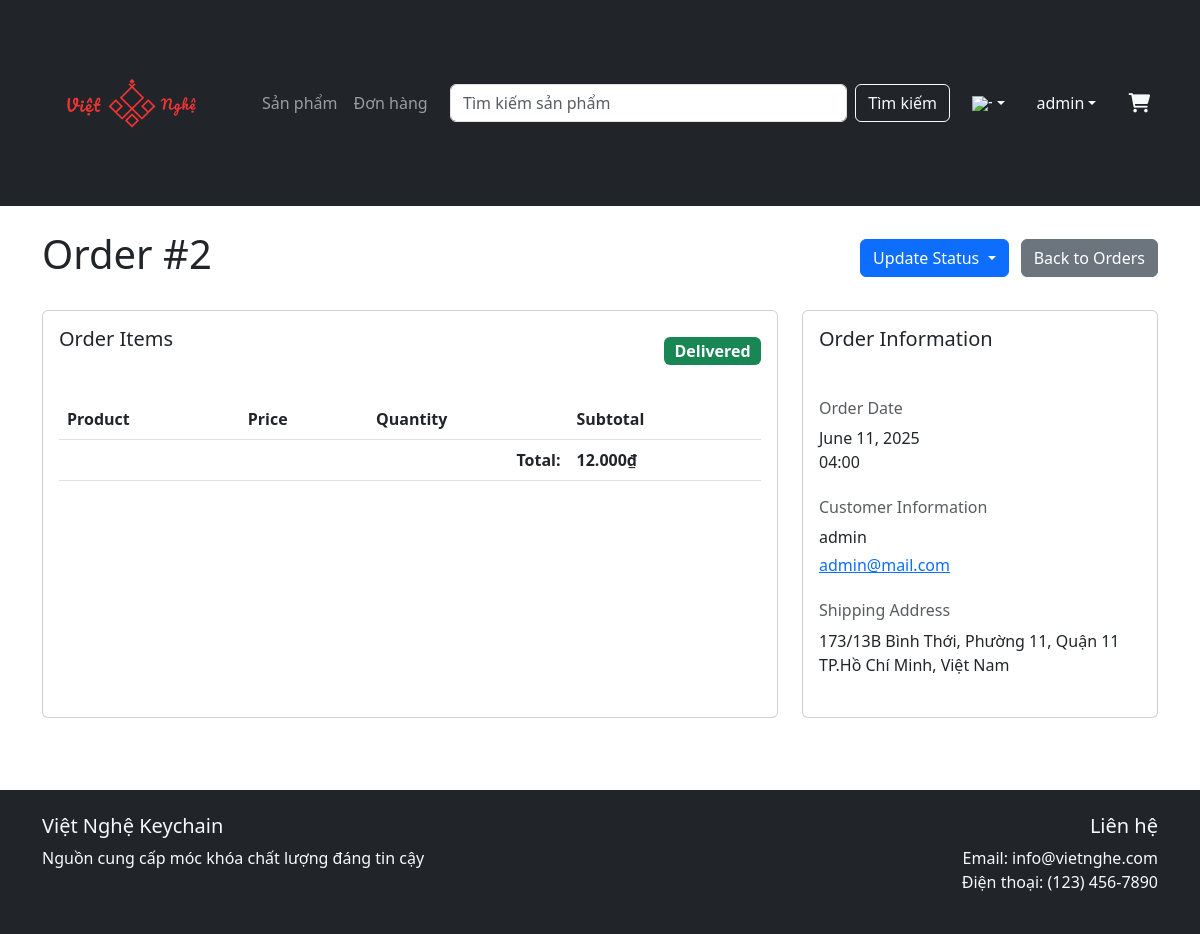
Screenshot of /admin/orders/2 (signed in) with the database file from the repository.
### tables this page shows
CREATE TABLE `orders` (
  `order_id` int(11) NOT NULL,
  `user_id` int(11) NOT NULL,
  `cart_id` int(11) NOT NULL,
  `processed_by` int(11) DEFAULT NULL,
  `order_date` datetime DEFAULT current_timestamp(),
  `total_amount` decimal(8,2) NOT NULL,
  `status` enum('pending','processing','shipped','delivered','cancelled') DEFAULT 'pending',
  `shipping_address` varchar(200) DEFAULT NULL
);

### controllers/Controller.php (called while the page is built, shortened)
<?php
abstract class Controller {
    protected function render($view, $data = []) {
        extract($data);
        $viewPath = __DIR__ . "/../views/{$view}.php";
        require $viewPath;
        $content = ob_get_clean();
        require __DIR__ . "/../views/layouts/main.php";
    }
}

### controllers/AdminController.php (called while the page is built, shortened)
<?php
require_once __DIR__ . '/Controller.php';
require_once __DIR__ . '/../models/Order.php';
class AdminController extends Controller {
    private $userModel;
    private $orderModel;
    public function __construct() {
        $this->userModel = new User();
        $this->orderModel = new Order();
    }
    public function viewOrder($id) {
        $order = $this->orderModel->getOrderDetails($id);
        $user = $this->userModel->findById($order['user_id']);
        $order['customer_name'] = $user['first_name'] . ' ' . $user['last_name'];
        $order['customer_email'] = $user['email'];
        $this->render('admin/orders/view', ['order' => $order]);
    }
    protected function getStatusBadgeClass($status) {
        switch ($status) {
            case 'delivered':
                return 'success';
        }
    }
}

### models/Model.php (called while the page is built, shortened)
<?php
class Model {
    protected $db;
    protected $table;
    protected $primaryKey = 'id';
    public function __construct() {
        global $db;
        $this->db = $db;
    }
    public function findById($id) {
        $sql = "SELECT * FROM {$this->table} WHERE {$this->primaryKey} = ?";
        $stmt = $this->db->prepare($sql);
        $stmt->bind_param("i", $id);
        $stmt->execute();
        $result = $stmt->get_result();
        if ($result && $result->num_rows > 0) {
            return $result->fetch_assoc();
        }
        return null;
    }
}

### models/Order.php (called while the page is built, shortened)
<?php
require_once __DIR__ . '/Model.php';
class Order extends Model {
    protected $table = 'orders';
    protected $primaryKey = 'order_id';
    public function getOrderDetails($orderId) {
        $sql = "SELECT * FROM {$this->table} WHERE {$this->primaryKey} = ?";
        $stmt = $this->db->prepare($sql);
        $stmt->bind_param("i", $orderId);
        $stmt->execute();
        $result = $stmt->get_result();
        $order = $result->fetch_assoc();
        $sql = "SELECT oi.*, p.name, p.image_url, p.deleted
                FROM order_items oi
                JOIN products p ON oi.product_id = p.product_id
                WHERE oi.order_id = ?";
        $stmt = $this->db->prepare($sql);
        $stmt->bind_param("i", $orderId);
        $stmt->execute();
        $result = $stmt->get_result();
        $order['items'] = $result->fetch_all(MYSQLI_ASSOC);
        return $order;
    }
}

### config/helpers.php (called while the page is built, shortened)
<?php
function getCurrentLanguage() {
    return isset($_SESSION['language']) ? $_SESSION['language'] : 'vi';
}
function __($key) {
    $languages = require __DIR__ . '/languages.php';
    $currentLang = getCurrentLanguage();
    return $languages[$currentLang][$key] ?? $key;
}
function getLanguageOptions() {
    return [
        'en' => [
            'name' => 'English',
            'flag' => 'gb'
        ],
        'vi' => [
            'name' => 'Tiếng Việt',
            'flag' => 'vn'
        ]
    ];
}
function formatCurrency($amount, $currency = 'VND') {
    if ($currency === 'VND') {
        return number_format($amount, 0, ',', '.') . '₫';
    } else {
        return '$' . number_format($amount, 2, '.', ',');
    }
}

### views/admin/orders/view.php (the view, shortened to what this page needs)
<div class="row">
    <div class="col-12">
        <div class="d-flex justify-content-between align-items-center mb-4">
            <h1>Order #<?php echo $order['order_id']; ?></h1>
            <div>
                <div class="btn-group me-2">
                    <button type="button" class="btn btn-primary dropdown-toggle" data-bs-toggle="dropdown" aria-expanded="false">
                        Update Status
                    </button>
                </div>
                <a href="<?= $this->basePath ?>/admin/orders" class="btn btn-secondary">
                    <i class="bi bi-arrow-left"></i> Back to Orders
                </a>
            </div>
        </div>
    </div>
</div>
<div class="row">
    <div class="col-md-8">
        <div class="card mb-4">
            <div class="card-body">
                <div class="d-flex justify-content-between align-items-center mb-4">
                    <h5 class="card-title mb-0">Order Items</h5>
                    <span class="badge bg-<?php echo $this->getStatusBadgeClass($order['status']); ?> fs-6">
                        <?php echo ucfirst($order['status']); ?>
                    </span>
                </div>
                <div class="table-responsive">
                    <table class="table">
                        <thead>
                            <tr>
                                <th>Product</th>
                                <th>Price</th>
                                <th>Quantity</th>
                                <th>Subtotal</th>
                            </tr>
                        </thead>
                        <tfoot>
                            <tr>
                                <td colspan="3" class="text-end"><strong>Total:</strong></td>
                                <td><strong><?php echo formatCurrency($order['total_amount']); ?></strong></td>
                            </tr>
                        </tfoot>
                    </table>
                </div>
            </div>
        </div>
    </div>
    <div class="col-md-4">
        <div class="card mb-4">
            <div class="card-body">
                <h5 class="card-title mb-4">Order Information</h5>
                <div class="mb-4">
                    <h6 class="text-muted mb-2">Order Date</h6>
                    <p class="mb-0">
                        <?php echo date('F d, Y', strtotime($order['order_date'])); ?>
                    </p>
                    <p class="mb-0">
                        <?php echo date('H:i', strtotime($order['order_date'])); ?>
                    </p>
                </div>
                <div class="mb-4">
                    <h6 class="text-muted mb-2">Customer Information</h6>
                    <p class="mb-1">
                        <?php echo htmlspecialchars($order['customer_name']); ?>
                    </p>
                    <?php if (isset($order['customer_email'])): ?>
                    <p class="mb-0">
                        <a href="mailto:<?php echo htmlspecialchars($order['customer_email']); ?>">
                            <?php echo htmlspecialchars($order['customer_email']); ?>
                        </a>
                    </p>
                    <?php endif; ?>
                </div>
                <div>
                    <h6 class="text-muted mb-2">Shipping Address</h6>
                    <address class="mb-0">
                        <?php echo nl2br(htmlspecialchars($order['shipping_address'])); ?>
                    </address>
                </div>
            </div>
        </div>
    </div>
</div>

### index.php (shortened to what this page needs)
<?php
require_once BASE_PATH . '/config/helpers.php';
$request_uri = isset($_GET['url']) ? $_GET['url'] : '';
$request_uri = rtrim($request_uri, '/');
$segments = explode('/', trim($request_uri, '/'));
$action = $segments[1] ?? 'index';
$id = $segments[2] ?? null;
switch ($segments[0]) {
    case 'admin':
        $controller = new AdminController();
        switch ($action) {
            case 'orders':
                if ($id) {
                    $subAction = $segments[3] ?? null;
                    if ($subAction === 'status') {
                        $controller->updateOrderStatus($id);
                    } else {
                        $controller->viewOrder($id);
                    }
                } else {
                    $controller->orders();
                }
                break;
        }
        break;
}

### views/layouts/main.php (shortened to what this page needs)
<!DOCTYPE html>
<html lang="<?= getCurrentLanguage() ?>">
<head>
    <link href="https://cdn.jsdelivr.net/npm/bootstrap@5.3.0/dist/css/bootstrap.min.css" rel="stylesheet">
    <link href="https://cdnjs.cloudflare.com/ajax/libs/font-awesome/6.0.0/css/all.min.css" rel="stylesheet">
    <link rel="stylesheet" href="<?= $this->basePath ?>/public/css/style.css">
</head>
<body>
    <nav class="navbar navbar-expand-lg navbar-dark bg-dark">
        <div class="container">
            <div class="nav-left">
                <a class="navbar-brand" href="<?= $this->basePath ?>/">
                    <img src="<?= $this->basePath ?>/public/images/logo/logo-transparent.png" alt="Việt Nghệ Keychain" height="180">
                </a>
                <div class="collapse navbar-collapse" id="navbarNav">
                    <div class="nav-left">
                        <ul class="navbar-nav">
                            <li class="nav-item">
                                <a class="nav-link" href="<?= $this->basePath ?>/products"><?= __('products') ?></a>
                            </li>
                            <li class="nav-item">
                                <a class="nav-link" href="<?= $this->basePath ?>/orders"><?= __('orders') ?></a>
                            </li>
                        </ul>
                    </div>
                </div>
            </div>
            <div class="search-container">
                <form class="d-flex" action="<?= $this->basePath ?>/products/search" method="GET">
                    <input class="form-control me-2" type="search" name="keyword" placeholder="<?= __('search') ?>">
                    <button class="btn btn-outline-light" type="submit"><?= __('search_button') ?></button>
                </form>
            </div>
            <div class="nav-right">
                <div class="dropdown">
                    <a class="nav-link dropdown-toggle text-light" href="#" id="languageDropdown" role="button" data-bs-toggle="dropdown" aria-expanded="false">
                        <img src="https://flagcdn.com/w20/<?= getLanguageOptions()[getCurrentLanguage()]['flag'] ?>.png"
                             srcset="https://flagcdn.com/w40/<?= getLanguageOptions()[getCurrentLanguage()]['flag'] ?>.png 2x"
                             width="20"
                             height="15"
                             alt="<?= getLanguageOptions()[getCurrentLanguage()]['name'] ?>">
                    </a>
                </div>
                <?php if (isset($_SESSION['user'])): ?>
                    <div class="dropdown">
                        <a class="nav-link dropdown-toggle text-light" href="#" id="userDropdown" role="button" data-bs-toggle="dropdown" aria-expanded="false">
                            <?php echo htmlspecialchars($_SESSION['user']['first_name'] . ' ' . $_SESSION['user']['last_name']); ?>
                        </a>
                    </div>
                    <a class="nav-link position-relative text-light" href="<?= $this->basePath ?>/cart">
                        <i class="fas fa-shopping-cart"></i>
                    </a>
                <?php else: ?>
                    <a class="nav-link text-light" href="<?= $this->basePath ?>/login"><?= __('login') ?></a>
                    <a class="btn btn-outline-light" href="<?= $this->basePath ?>/register"><?= __('register') ?></a>
                <?php endif; ?>
            </div>
        </div>
    </nav>
    <main class="container my-4">
        <?php echo $content; ?>
    </main>
    <footer class="bg-dark text-light py-4 mt-5">
        <div class="container">
            <div class="row">
                <div class="col-md-6">
                    <h5>Việt Nghệ Keychain</h5>
                    <p><?= __('trusted_source') ?></p>
                </div>
                <div class="col-md-6 text-md-end">
                    <h5><?= __('contact_us') ?></h5>
                    <p><?= __('email') ?>: info@vietnghe.com<br><?= __('phone') ?>: (123) 456-7890</p>
                </div>
            </div>
        </div>
    </footer>
</body>
</html>

### public/css/style.css (style rules this page uses)
html, body { height: 100%; margin: 0; }
body { display: flex; flex-direction: column; min-height: 100vh; }
main { flex: 1 0 auto; }
footer { flex-shrink: 0; }
.navbar-brand img { height: 180px; width: auto; }
.navbar .container { display: flex; align-items: center; }
.navbar-brand { margin-right: 2rem; }
.nav-left { display: flex; align-items: center; }
.search-container { flex-grow: 1; max-width: 500px; margin: 0 auto; }
.nav-right { display: flex; align-items: center; gap: 1rem; }
.nav-right .nav-link { padding: 0.5rem; display: flex; align-items: center; }
.nav-link, .dropdown-item { white-space: nowrap; min-width: max-content; }
.card { height: 100%; display: flex; flex-direction: column; }
.card-body { flex: 1; display: flex; flex-direction: column; }
.card-title { min-height: 3rem; overflow: hidden; text-overflow: ellipsis; display: -webkit-box; -webkit-line-clamp: 2; -webkit-box-orient: vertical; }
.btn { white-space: nowrap; min-width: max-content; }
.fa-shopping-cart { font-size: 1.2rem; }

### rows the page displays
orders: order_id "2", status "Delivered", total_amount "12.000₫", order_date "June 11, 2025", order_date "04:00", shipping_address "173/13B Bình Thới, Phường 11, Quận 11 TP.Hồ Chí Minh, Việt Nam"

### other values shown
__('products') "Sản phẩm"
__('orders') "Đơn hàng"
__('search_button') "Tìm kiếm"
$_SESSION['user']['first_name'] . ' ' . $_SESSION['user']['last_name'] "admin"
$order['customer_name'] "admin"
$order['customer_email'] "admin@mail.com"
__('trusted_source') "Nguồn cung cấp móc khóa chất lượng đáng tin cậy"
__('contact_us') "Liên hệ"
__('email') "Email"
__('phone') "Điện thoại"
